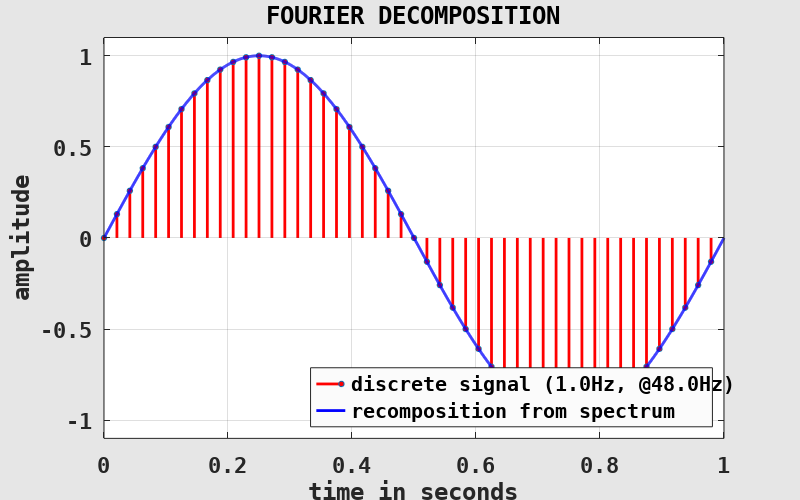
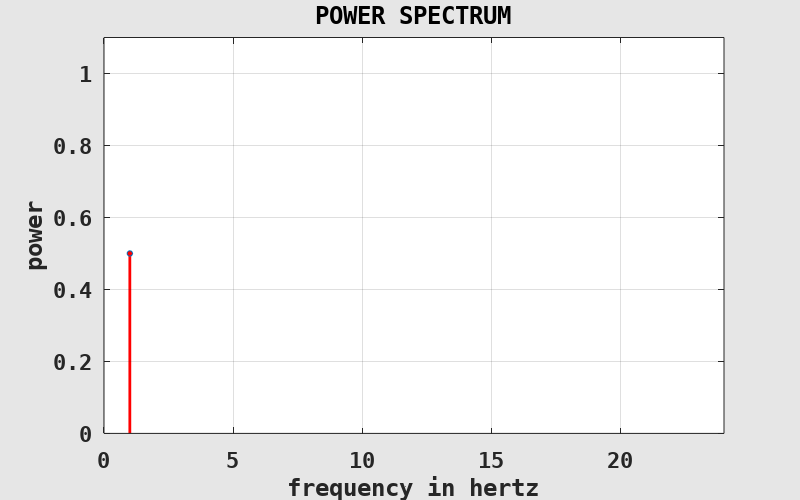

These figures' MATLAB source, in order:
clearvars( '-except', '-regexp', '^fig\d*$' );

	% -----------------------------------------------------------------------
	% discrete test signal (with base frequency f and length L)
	% -----------------------------------------------------------------------
f = 1; % base frequency, EXERCISE!
L = 1;

fS = 48; % sampling rate, EXERCISE!
N = floor( L * fS );

ti = (0:N-1) / fS; % quantized time values

xi = sin( 2*pi*f * ti ); % sine wave, EXERCISE!
%xi = sin( 2*pi*f * ti) + 0.5*sin( 2*pi*3*f * ti ); % mixed sines, EXERCISE!
%xi = 2*(2*floor( f * ti ) - floor( 2*f * ti ) + 1) - 1; % square wave, EXERCISE!
%xi = 2*(ti/f - floor( 1/2 + ti/f )); % sawtooth wave, EXERCISE!
%xi = 2*abs( 2*(ti/f - floor( 1/2 + ti/f )) ) - 1; % triangle wave, EXERCISE!

	% -----------------------------------------------------------------------
	% apply a phase shift to test signal
	% -----------------------------------------------------------------------
phase = 0; % phase shift in degrees, EXERCISE!
xi = circshift( xi, [0, round( f*fS*phase/360 )] );

	% -----------------------------------------------------------------------
	% Fourier transform the test signal
	% -----------------------------------------------------------------------
fNy = fS / 2; % Nyquist frequency

Xk = fft( xi ) / N; % complex Fourier coefficients

fk = (0:N-1) / N * fS; % frequency values
fk(fk >= fNy) = fk(fk >= fNy) - fS; % imply negative frequencies

	% -----------------------------------------------------------------------
	% compute the power spectral density (aka power spectrum)
	% -----------------------------------------------------------------------
Pk = abs( Xk ) .^ 2;

Pk(fk < 0) = []; % remove negative frequency components
Xk(fk < 0) = [];
fk(fk < 0) = [];

Pk(2:end) = 2 * Pk(2:end); % rescale to match total power
Xk(2:end) = sqrt( 2 ) * Xk(2:end);

	% -----------------------------------------------------------------------
	% re-composite signal from spectrum
	% THIS PART IS NOT IMPORTANT FOR FOLLOWING THE LECTURE!
	% -----------------------------------------------------------------------
dt = 1 / 2000; % temporal resolution
t = linspace( 0, L, L / dt );

xr = Xk(1) * ones( 1, numel( t ) );
for j = 2:numel( Xk )
	xr = xr + sqrt( 2 ) * sqrt( Pk(j) ) * sin( 2*pi*fk(j) * t ); % reconstruction from one-sided (real) spectrum
	%xr = xr + sqrt( 2 ) * (Xk(j) * exp( 2*pi*i*fk(j) * t ) ); % reconstruction from full (complex) spectrum
end
xr = real( xr );

	% -----------------------------------------------------------------------
	% plot Fourier decomposition
	% THIS PART IS NOT IMPORTANT FOR FOLLOWING THE LECTURE!
	% -----------------------------------------------------------------------
if exist( 'fig1', 'var' ) ~= 1 || ~ishandle( fig1 ) % prepare figure window
	fig1 = figure( ...
		'Color', [0.9, 0.9, 0.9], 'InvertHardcopy', 'off', ...
		'PaperPosition', [0, 0, 8, 5], ...
		'defaultAxesFontName', 'DejaVu Sans Mono', 'defaultAxesFontSize', 16, 'defaultAxesFontWeight', 'bold', ...
		'defaultAxesNextPlot', 'add', ...
		'defaultAxesBox', 'on', 'defaultAxesLayer', 'top', ...
		'defaultAxesXGrid', 'on', 'defaultAxesYGrid', 'on' );
end

figure( fig1 ); % set and clear current figure
clf( fig1 );

set( fig1, 'Name', 'FOURIER DECOMPOSITION' ); % set labels
title( get( fig1, 'Name' ) );

xlabel( 'time in seconds' );
ylabel( 'amplitude' );

xlim( [0, L] ); % set axes
ylim( [-1, 1] * max( abs( cat( 2, xi, xr ) ) ) * 1.1 );

stem( ti, xi, ... % plot discrete signal
	'Color', 'red', 'LineWidth', 2, 'MarkerSize', 4, 'MarkerFaceColor', 'red', ...
	'ShowBaseLine', 'off' );

plot( t, xr, ... % plot recomposed signal
	'Color', 'blue', 'LineWidth', 2 );

h = legend( {sprintf( 'discrete signal (%.1fHz, @%.1fHz)', f, fS ), 'recomposition from spectrum'}, ...
	'Location', 'southeast' );
set( h, 'Color', [0.9825, 0.9825, 0.9825] );

%print( fig1, 'fdomain_decomp.eps', '-depsc2' );

	% -----------------------------------------------------------------------
	% plot power spectrum
	% THIS PART IS NOT IMPORTANT FOR FOLLOWING THE LECTURE!
	% -----------------------------------------------------------------------
if exist( 'fig2', 'var' ) ~= 1 || ~ishandle( fig2 ) % prepare figure window
	fig2 = figure( ...
		'Color', [0.9, 0.9, 0.9], 'InvertHardcopy', 'off', ...
		'PaperPosition', [0, 0, 8, 5], ...
		'defaultAxesFontName', 'DejaVu Sans Mono', 'defaultAxesFontSize', 16, 'defaultAxesFontWeight', 'bold', ...
		'defaultAxesNextPlot', 'add', ...
		'defaultAxesBox', 'on', 'defaultAxesLayer', 'top', ...
		'defaultAxesXGrid', 'on', 'defaultAxesYGrid', 'on' );
end

figure( fig2 ); % set and clear current figure
clf( fig2 );

set( fig2, 'Name', 'POWER SPECTRUM' ); % set labels
title( get( fig2, 'Name' ) );

xlabel( 'frequency in hertz' );
ylabel( 'power' );

xlim( [0, floor( max( fk ) )+1] ); % set axes
ylim( [0, 1] * 1.1 );

stem( fk(Pk > eps), Pk(Pk > eps), ... % plot power spectrum
	'Color', 'red', 'LineWidth', 2, 'MarkerSize', 4, 'MarkerFaceColor', 'red', ...
	'ShowBaseLine', 'off' );

%print( fig2, 'fdomain_powspec.eps', '-depsc2' );

